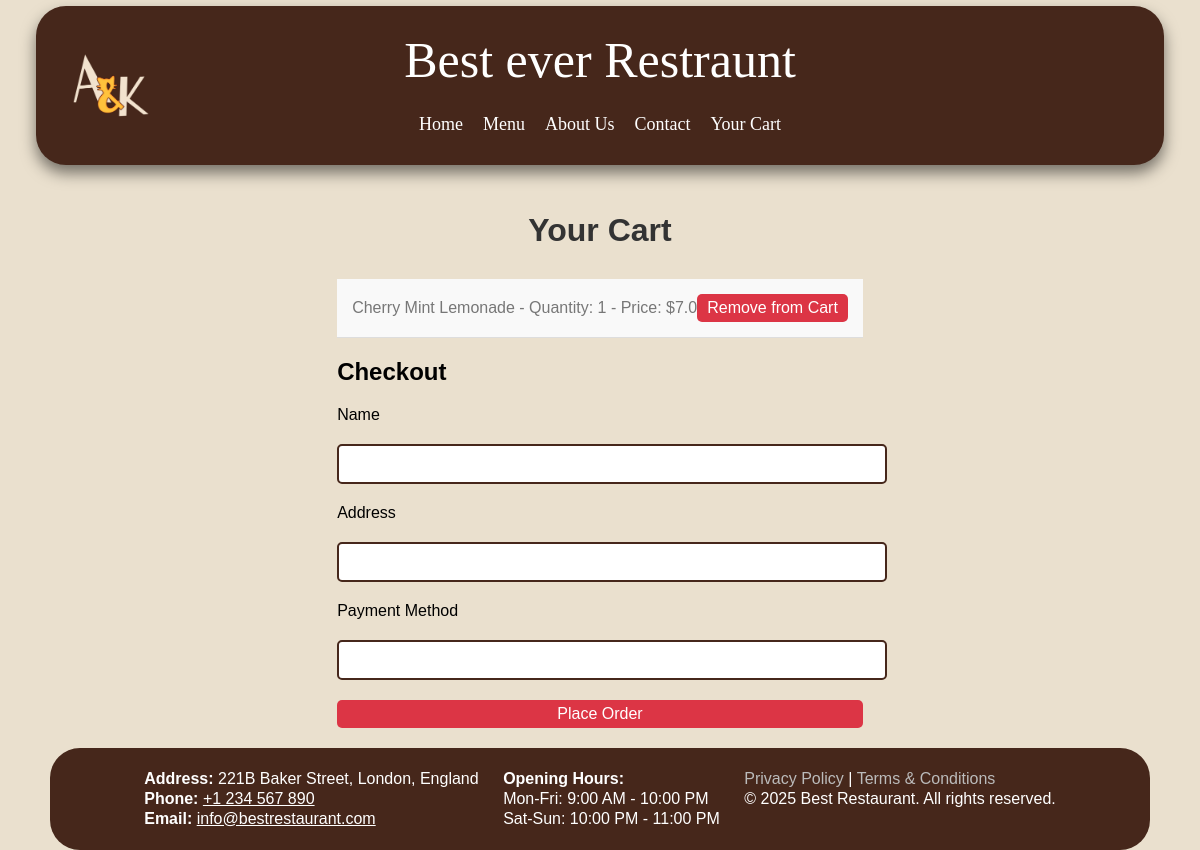
/cart (signed in), run on the app's committed database.
### app.py (models this page shows, shortened)
class Cart(db.Model):
    __tablename__ = 'cart'
    id = db.Column(db.Integer, primary_key=True)
    user_id = db.Column(db.Integer, db.ForeignKey('user.id'), nullable=False)
    item_id = db.Column(db.Integer, db.ForeignKey('item.id'), nullable=False)
    quantity = db.Column(db.Integer, nullable=False)
    user = db.relationship('User', backref=db.backref('cart_items', lazy=True))
    item = db.relationship('Item', backref=db.backref('cart_items', lazy=True))

class Item(db.Model):
    id = db.Column(db.Integer, primary_key=True)
    title = db.Column(db.String(100))
    price = db.Column(db.Float)
    is_active = db.Column(db.Boolean)
    text = db.Column(db.String(500))
    image_filename = db.Column(db.String(100))

### app.py (the view, shortened to what this page needs)
@app.route('/cart', methods=['GET', 'POST'])
def cart():
    cart_items = Cart.query.filter_by(user_id=current_user.id).all()
    return render_template('cart.html', cart_items=cart_items)

### app.py (called while the page is built)
@login_manager.user_loader
def load_user(user_id):
    return User.query.get(int(user_id))

### templates/cart.html (shortened to what this page needs)
{% extends 'base.html'%}
{% block cart %}
<div class="cart-container">
    <h1>Your Cart</h1>
    {% if cart_items %}
        <div class="cart-items">
            <ul>
                {% for item in cart_items %}
                    <li>
                        <p>{{ item.item.title }} - Quantity: {{ item.quantity }} - Price: ${{ item.item.price * item.quantity }}</p>
                        <form action="{{ url_for('remove_from_cart', item_id=item.item.id) }}" method="POST">
                            <button type="submit">Remove from Cart</button>
                        </form>
                    </li>
                {% endfor %}
            </ul>
        </div>
        <div class="checkout-form">
            <h2>Checkout</h2>
            <form method="POST">
                <label for="customer_name">Name</label>
                <input type="text" name="customer_name" required>
                <label for="customer_address">Address</label>
                <input type="text" name="customer_address" required>
                <label for="payment_method">Payment Method</label>
                <input type="text" name="payment_method" required>
                <button type="submit">Place Order</button>
            </form>
        </div>
    {% else %}
        <p>Your cart is empty!</p>
    {% endif %}
</div>
{% endblock %}

### static/css/style.css (style rules this page uses)
html, body, #page-container { height: 100%; }
html, body { margin: 0; padding: 0; width: 100%; box-sizing: border-box; }

### static/css/menu.css (style rules this page uses)
body { background-color: #F5E8D9; font-family: 'Poppins', sans-serif; margin: 0; }

### static/css/cart.css (style rules this page uses)
.cart-container { max-width: 900px; margin: 0 auto; padding: 20px; }
.cart-container h1 { text-align: center; margin-bottom: 30px; font-size: 2em; color: #333; }
.cart-container ul { list-style-type: none; padding: 0; }
.cart-container li { display: flex; justify-content: space-between; align-items: center; padding: 15px; border-bottom: 1px solid #ddd; margin-bottom: 10px; background-color: #f9f9f9; }
.cart-container p { margin: 5px 0; color: #777; }
.cart-container button { background-color: #28a745; color: white; border: none; padding: 10px 20px; cursor: pointer; transition: background-color 0.3s ease; }
.cart-container form button { background-color: #dc3545; color: white; padding: 5px 10px; }

### static/css/checkout.css (style rules this page uses)
body { font-family: Arial, sans-serif; background-color: #eae0ce; padding: 30px; margin: 0; display: flex; justify-content: center; align-items: center; height: 100vh; box-sizing: border-box; }
form { display: flex; flex-direction: column; gap: 20px; }
input[type="text"], input[type="number"], select { padding: 10px; border: 2px solid #46271b; border-radius: 5px; font-size: 14px; color: #46271b; transition: border-color 0.3s ease; width: 100%; }
button[type="submit"] { padding: 12px 20px; background-color: #46271b; color: white; font-size: 16px; border: none; border-radius: 5px; cursor: pointer; transition: background-color 0.3s ease; width: 100%; }

### data on the page
Cart: item "Cherry Mint Lemonade", quantity "1", item.item.price*item.quantity "7.0"
